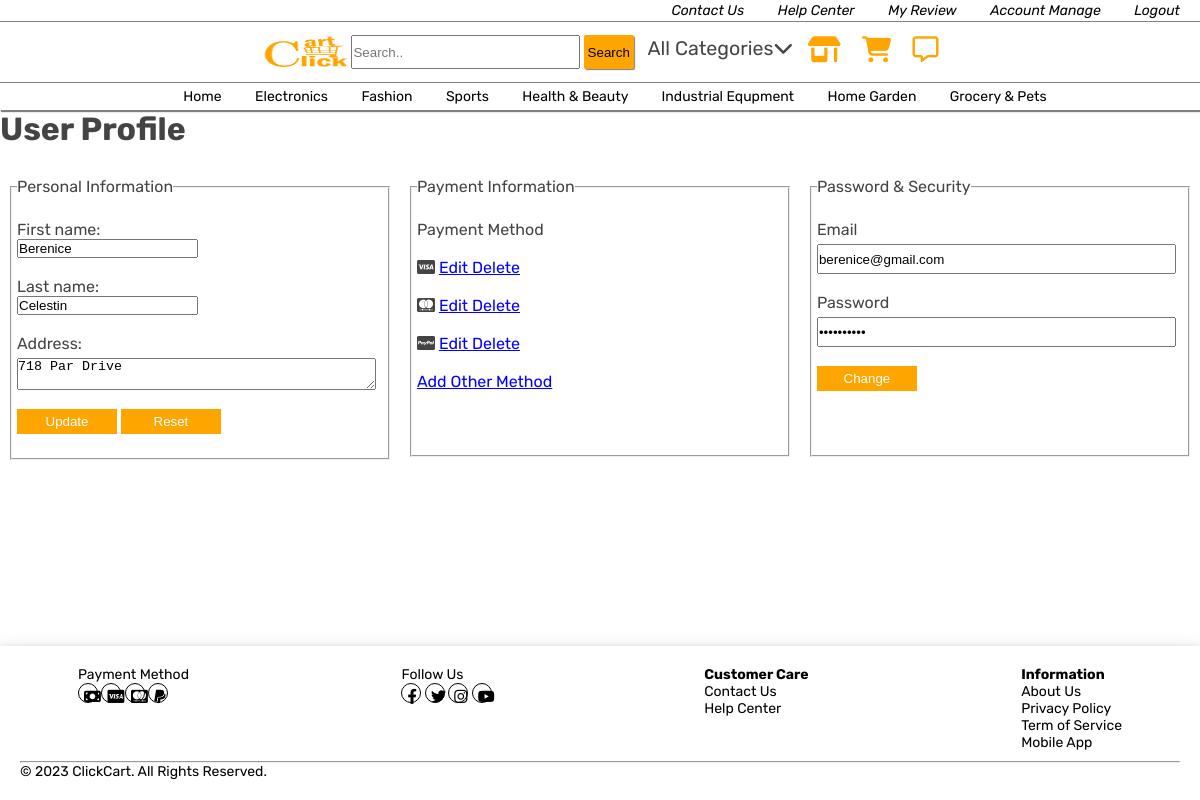
Screenshot of /buyer_account_manage.php (signed in) with the database file from the repository.
### tables this page shows
CREATE TABLE `buyer` (
  `buyer_ID` int(11) NOT NULL,
  `fName` varchar(30) NOT NULL,
  `lName` varchar(30) NOT NULL,
  `email` varchar(50) NOT NULL,
  `password` varchar(30) NOT NULL,
  `address` varchar(50) NOT NULL
);

### buyer_account_manage.php (the view, shortened to what this page needs)
<?php
    require './conn.php';
    if(isset($_SESSION['user_role']) && $_SESSION['user_role'] == 'buyer') {
        $bID = $_SESSION['buyer_ID'];
        $queryDisplay = "SELECT * FROM buyer WHERE buyer_ID = $bID ";
        $resultDisplay = $con->query($queryDisplay);
        $rowDisplay =  $resultDisplay->fetch_assoc();
?>
<!DOCTYPE html>
<html lang="en">
<head>
    <link rel="stylesheet" href="./css/createAccount.css">
    <link rel="stylesheet" href="./css/buyerManage_acc.css">
    <link rel="stylesheet" href="https://cdnjs.cloudflare.com/ajax/libs/font-awesome/6.4.0/css/all.min.css" />
</head>
<body>
    <?php
         include "./header.php"
    ?>
    <h1> User Profile</h1><br>
    <div class="row">
        <div class="column">
    <form action="buyer_account_manage_edit.php" method="post">
        <fieldset>
            <legend>Personal Information</legend><br>
            <label for="fname">First name:</label><br>
            <input type="text" id="fname" name="fname" value="<?php echo $rowDisplay['fName']; ?>"><br><br>
            <label for="lname">Last name:</label><br>
            <input type="text" id="lname" name="lname" value="<?php echo $rowDisplay['lName']; ?>"><br><br>
            <label for="address">Address:</label><br>
            <textarea id="address" name="address"><?php echo $rowDisplay['address']; ?></textarea><br><br>
            <input class="btn" type="submit" value="Update" name="update">
            <input class="btn" type="reset" value="Reset"><br><br>
        </fieldset>
    </form>
        </div>
        <div class="column">
    <form action="buyer_account_manage.php" method="post">
        <fieldset>
            <legend>Payment Information</legend><br>
            <label for="paymethod">Payment Method</label><br><br>
            <i class="fa-brands fa-cc-visa" aria-hidden="true"></i>
            <a href="#">Edit  Delete</a><br><br>
            <i class="fa-brands fa-cc-mastercard"></i>
            <a href="#">Edit  Delete</a><br><br>
            <i class="fa-brands fa-cc-paypal" aria-hidden="true"></i>
            <a href="#">Edit  Delete</a><br><br>
            <a href="#">Add Other Method</a><br><br>
        </fieldset>
    </form>
        </div>
        <div class="column">
    <form action="buyer_account_manage_edit.php" method="post">
        <fieldset>
            <legend>Password & Security</legend><br>
            <label for="email">Email</label><br>
            <input type="text" id="email" name="email" value="<?php echo $rowDisplay['email']; ?>" ><br><br>
            <label for="password">Password</label><br>
            <input type="password" id="password" name="password" value="<?php echo $rowDisplay['password']; ?>"><br><br>
            <input class="btn" type="submit" value="Change" name="change">
        </fieldset>
    </form>
        </div><br><br><br><br>
</div>
    <?php include "./footer.php" ?>
</body>
</html>
<?php
    } else {
		header('location: login.php');
		exit();
    }
?>

### css/createAccount.css (style rules this page uses)
* { box-shadow: none; padding: 0; margin: 0; }
html { height: 100%; }
body { display: flex; flex-direction: column; font-family: "Rubik", sans-serif; color: #444444; margin: 0; min-height: 100vh; }
a { color: black; text-decoration: none; }
form { text-align: left; }
form a { color: blue; text-decoration: underline; }
#email, #password { margin-top: 5px; height: 30px; width: 98%; outline: none; }
#address { outline: none; margin-top: 5px; height: auto; width: 98%; }

### css/buyerManage_acc.css (style rules this page uses)
* { box-sizing: border-box; }
.column { float: left; width: 33.33%; padding: 10px; height: 400px; }
.column fieldset { padding: 5px; min-height: 280px; }
.row:after { content: ""; display: table; clear: both; }
.column .btn { color: #fff; background-color: orange; width: 100px; height: 25px; cursor: pointer; outline: none; border: none; }

### rows the page displays
buyer: fname "Berenice", lname "Celestin", address "718 Par Drive", email "berenice@gmail.com"
